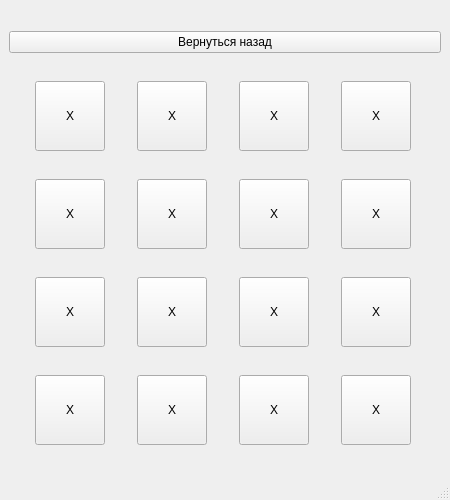
<?xml version="1.0" encoding="UTF-8"?>
<ui version="4.0">
 <class>MainWindow</class>
 <widget class="QMainWindow" name="MainWindow">
  <property name="geometry">
   <rect>
    <x>0</x>
    <y>0</y>
    <width>450</width>
    <height>500</height>
   </rect>
  </property>
  <property name="minimumSize">
   <size>
    <width>450</width>
    <height>500</height>
   </size>
  </property>
  <property name="maximumSize">
   <size>
    <width>450</width>
    <height>500</height>
   </size>
  </property>
  <property name="windowTitle">
   <string>MainWindow</string>
  </property>
  <widget class="QWidget" name="centralwidget">
   <layout class="QVBoxLayout" name="verticalLayout">
    <item>
     <widget class="QPushButton" name="pushButton_vosvrat">
      <property name="text">
       <string>Вернуться назад</string>
      </property>
     </widget>
    </item>
    <item>
     <layout class="QHBoxLayout" name="horizontalLayout">
      <item>
       <widget class="QPushButton" name="pushButton_y3_1">
        <property name="minimumSize">
         <size>
          <width>70</width>
          <height>70</height>
         </size>
        </property>
        <property name="maximumSize">
         <size>
          <width>70</width>
          <height>70</height>
         </size>
        </property>
        <property name="text">
         <string>X</string>
        </property>
       </widget>
      </item>
      <item>
       <widget class="QPushButton" name="pushButton_y3_2">
        <property name="minimumSize">
         <size>
          <width>70</width>
          <height>70</height>
         </size>
        </property>
        <property name="maximumSize">
         <size>
          <width>70</width>
          <height>70</height>
         </size>
        </property>
        <property name="text">
         <string>X</string>
        </property>
       </widget>
      </item>
      <item>
       <widget class="QPushButton" name="pushButton_y3_3">
        <property name="minimumSize">
         <size>
          <width>70</width>
          <height>70</height>
         </size>
        </property>
        <property name="maximumSize">
         <size>
          <width>70</width>
          <height>70</height>
         </size>
        </property>
        <property name="text">
         <string>X</string>
        </property>
       </widget>
      </item>
      <item>
       <widget class="QPushButton" name="pushButton_y3_4">
        <property name="minimumSize">
         <size>
          <width>70</width>
          <height>70</height>
         </size>
        </property>
        <property name="maximumSize">
         <size>
          <width>70</width>
          <height>70</height>
         </size>
        </property>
        <property name="text">
         <string>X</string>
        </property>
       </widget>
      </item>
     </layout>
    </item>
    <item>
     <layout class="QHBoxLayout" name="horizontalLayout_6">
      <item>
       <widget class="QPushButton" name="pushButton_y3_5">
        <property name="minimumSize">
         <size>
          <width>70</width>
          <height>70</height>
         </size>
        </property>
        <property name="maximumSize">
         <size>
          <width>70</width>
          <height>70</height>
         </size>
        </property>
        <property name="text">
         <string>X</string>
        </property>
       </widget>
      </item>
      <item>
       <widget class="QPushButton" name="pushButton_y3_6">
        <property name="minimumSize">
         <size>
          <width>70</width>
          <height>70</height>
         </size>
        </property>
        <property name="maximumSize">
         <size>
          <width>70</width>
          <height>70</height>
         </size>
        </property>
        <property name="text">
         <string>X</string>
        </property>
       </widget>
      </item>
      <item>
       <widget class="QPushButton" name="pushButton_y3_7">
        <property name="minimumSize">
         <size>
          <width>70</width>
          <height>70</height>
         </size>
        </property>
        <property name="maximumSize">
         <size>
          <width>70</width>
          <height>70</height>
         </size>
        </property>
        <property name="text">
         <string>X</string>
        </property>
       </widget>
      </item>
      <item>
       <widget class="QPushButton" name="pushButton_y3_8">
        <property name="minimumSize">
         <size>
          <width>70</width>
          <height>70</height>
         </size>
        </property>
        <property name="maximumSize">
         <size>
          <width>70</width>
          <height>70</height>
         </size>
        </property>
        <property name="text">
         <string>X</string>
        </property>
       </widget>
      </item>
     </layout>
    </item>
    <item>
     <layout class="QHBoxLayout" name="horizontalLayout_7">
      <item>
       <widget class="QPushButton" name="pushButton_y3_9">
        <property name="minimumSize">
         <size>
          <width>70</width>
          <height>70</height>
         </size>
        </property>
        <property name="maximumSize">
         <size>
          <width>70</width>
          <height>70</height>
         </size>
        </property>
        <property name="text">
         <string>X</string>
        </property>
       </widget>
      </item>
      <item>
       <widget class="QPushButton" name="pushButton_y3_10">
        <property name="minimumSize">
         <size>
          <width>70</width>
          <height>70</height>
         </size>
        </property>
        <property name="maximumSize">
         <size>
          <width>70</width>
          <height>70</height>
         </size>
        </property>
        <property name="text">
         <string>X</string>
        </property>
       </widget>
      </item>
      <item>
       <widget class="QPushButton" name="pushButton_y3_11">
        <property name="minimumSize">
         <size>
          <width>70</width>
          <height>70</height>
         </size>
        </property>
        <property name="maximumSize">
         <size>
          <width>70</width>
          <height>70</height>
         </size>
        </property>
        <property name="text">
         <string>X</string>
        </property>
       </widget>
      </item>
      <item>
       <widget class="QPushButton" name="pushButton_y3_12">
        <property name="minimumSize">
         <size>
          <width>70</width>
          <height>70</height>
         </size>
        </property>
        <property name="maximumSize">
         <size>
          <width>70</width>
          <height>70</height>
         </size>
        </property>
        <property name="text">
         <string>X</string>
        </property>
       </widget>
      </item>
     </layout>
    </item>
    <item>
     <layout class="QHBoxLayout" name="horizontalLayout_8">
      <item>
       <widget class="QPushButton" name="pushButton_y3_13">
        <property name="minimumSize">
         <size>
          <width>70</width>
          <height>70</height>
         </size>
        </property>
        <property name="maximumSize">
         <size>
          <width>70</width>
          <height>70</height>
         </size>
        </property>
        <property name="text">
         <string>X</string>
        </property>
       </widget>
      </item>
      <item>
       <widget class="QPushButton" name="pushButton_y3_14">
        <property name="minimumSize">
         <size>
          <width>70</width>
          <height>70</height>
         </size>
        </property>
        <property name="maximumSize">
         <size>
          <width>70</width>
          <height>70</height>
         </size>
        </property>
        <property name="text">
         <string>X</string>
        </property>
       </widget>
      </item>
      <item>
       <widget class="QPushButton" name="pushButton_y3_15">
        <property name="minimumSize">
         <size>
          <width>70</width>
          <height>70</height>
         </size>
        </property>
        <property name="maximumSize">
         <size>
          <width>70</width>
          <height>70</height>
         </size>
        </property>
        <property name="text">
         <string>X</string>
        </property>
       </widget>
      </item>
      <item>
       <widget class="QPushButton" name="pushButton_y3_16">
        <property name="minimumSize">
         <size>
          <width>70</width>
          <height>70</height>
         </size>
        </property>
        <property name="maximumSize">
         <size>
          <width>70</width>
          <height>70</height>
         </size>
        </property>
        <property name="text">
         <string>X</string>
        </property>
       </widget>
      </item>
     </layout>
    </item>
   </layout>
  </widget>
  <widget class="QMenuBar" name="menubar">
   <property name="geometry">
    <rect>
     <x>0</x>
     <y>0</y>
     <width>450</width>
     <height>21</height>
    </rect>
   </property>
  </widget>
  <widget class="QStatusBar" name="statusbar"/>
 </widget>
 <resources/>
 <connections/>
</ui>
